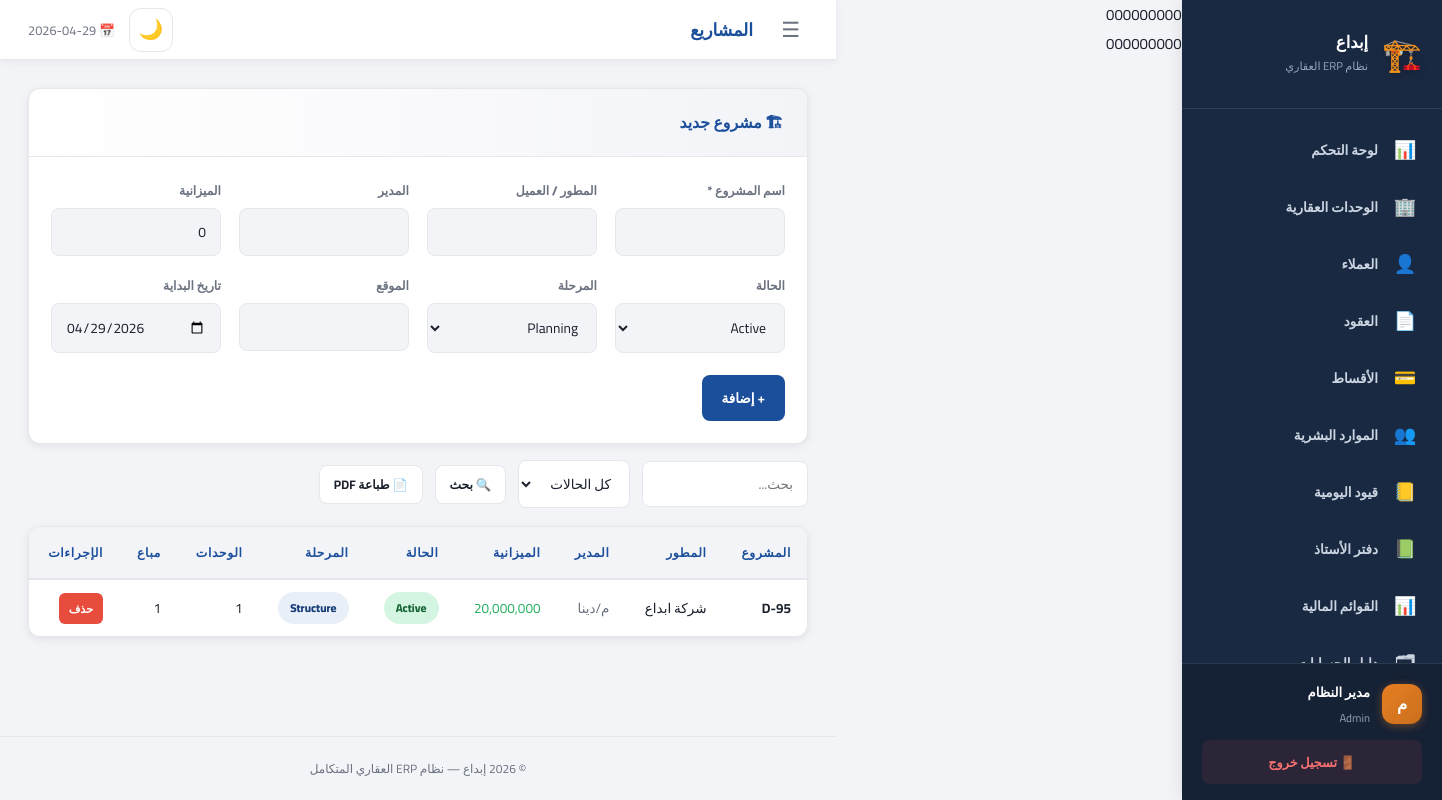
The app's page /engineering (signed in) with its own data.
### tables this page shows
CREATE TABLE projects (
    id INTEGER PRIMARY KEY AUTOINCREMENT,
    name TEXT NOT NULL, client TEXT NOT NULL, manager TEXT NOT NULL,
    budget REAL DEFAULT 0, status TEXT DEFAULT 'Active',
    stage TEXT DEFAULT 'Planning', location TEXT DEFAULT '',
    start_date TEXT, expected_end_date TEXT, notes TEXT DEFAULT ''
);

### app.py (the view)
@app.route("/engineering")
@login_required
def engineering():
    kw     = request.args.get("q","")
    status = request.args.get("status","All")
    q = f"%{kw}%"
    with get_db() as c:
        rows = c.execute("""
            SELECT p.*, COUNT(pr.id) units_count,
                SUM(CASE WHEN pr.status='Sold' THEN 1 ELSE 0 END) sold_count
            FROM projects p
            LEFT JOIN properties pr ON pr.project_id=p.id
            WHERE (p.name LIKE ? OR p.client LIKE ? OR p.location LIKE ?)
            AND (?='All' OR p.status=?)
            GROUP BY p.id ORDER BY p.id DESC
        """, (q,q,q,status,status)).fetchall()
    return render_template("engineering.html", rows=rows, kw=kw, status_filter=status)

### app.py (called while the page is built)
def get_db():
    conn = sqlite3.connect(DB_PATH)
    conn.row_factory = sqlite3.Row
    conn.execute("PRAGMA foreign_keys = ON")
    return conn

def login_required(f):
    @wraps(f)
    def decorated(*args, **kwargs):
        if "user" not in session:
            return redirect(url_for("login"))
        return f(*args, **kwargs)
    return decorated

@app.context_processor
def inject_globals():
    cfg_path = BASE_DIR / "config.json"
    cfg = json.loads(cfg_path.read_text()) if cfg_path.exists() else {"company_name":"إبداع","currency":"ج.م"}
    allowed = ROLE_PAGES.get(session.get("role",""), set())
    return {
        "company_name": cfg.get("company_name","إبداع"),
        "currency":     cfg.get("currency","ج.م"),
        "current_user": session.get("user",""),
        "current_role": session.get("role",""),
        "full_name":    session.get("full_name",""),
        "allowed_pages": allowed,
        "today": date.today().isoformat(),
    }

@app.before_request
def before_request():
    if 'user' in session:
        session.permanent = True

### templates/engineering.html (shortened to what this page needs)
{% extends "base.html" %}
{% block page_title %}المشاريع{% endblock %}
{% block content %}
<div class="card" style="margin-bottom:16px">
  <div class="card-header"><span class="card-title">🏗 مشروع جديد</span></div>
  <form method="POST" action="{{ url_for('add_project') }}">
    <div class="form-grid" style="grid-template-columns:repeat(4,1fr)">
      <div class="form-group"><label>اسم المشروع *</label><input type="text" name="name" required></div>
      <div class="form-group"><label>المطور / العميل</label><input type="text" name="client"></div>
      <div class="form-group"><label>المدير</label><input type="text" name="manager"></div>
      <div class="form-group"><label>الميزانية</label><input type="number" name="budget" step="0.01" value="0"></div>
      <div class="form-group"><label>الحالة</label>
        <select name="status"><option>Active</option><option>On Hold</option><option>Completed</option></select></div>
      <div class="form-group"><label>المرحلة</label>
        <select name="stage">{% for s in ['Planning','Foundation','Structure','Finishing','Handover','Completed'] %}<option>{{ s }}</option>{% endfor %}</select></div>
      <div class="form-group"><label>الموقع</label><input type="text" name="location"></div>
      <div class="form-group"><label>تاريخ البداية</label><input type="date" name="start_date" value="{{ today }}"></div>
    </div>
    <div class="form-footer"><button type="submit" class="btn btn-primary">+ إضافة</button></div>
  </form>
</div>
<div class="toolbar">
  <form method="GET" style="display:contents">
    <input type="text" name="q" value="{{ kw }}" placeholder="بحث...">
    <select name="status"><option value="All">كل الحالات</option>
    </select>
    <button type="submit" class="btn btn-ghost btn-sm">🔍 بحث</button>
    <a href="/engineering/pdf" class="btn btn-ghost btn-sm" target="_blank">📄 طباعة PDF</a>
  </form>
</div>
<div class="card"><div class="table-wrapper"><table>
  <thead><tr><th>المشروع</th><th>المطور</th><th>المدير</th><th>الميزانية</th><th>الحالة</th><th>المرحلة</th><th>الوحدات</th><th>مباع</th><th>الإجراءات</th></tr></thead>
  <tbody>
    {% for r in rows %}
    <tr>
      <td><strong>{{ r.name }}</strong></td><td>{{ r.client }}</td><td class="muted">{{ r.manager }}</td>
      <td class="positive">{{ "{:,.0f}".format(r.budget) }}</td>
      <td><span class="badge {{'badge-success' if r.status=='Active' else 'badge-gray'}}">{{ r.status }}</span></td>
      <td><span class="badge badge-info">{{ r.stage }}</span></td>
      <td>{{ r.units_count }}</td><td>{{ r.sold_count }}</td>
      <td><form method="POST" action="{{ url_for('delete_project',pid=r.id) }}" class="confirm-delete" style="display:inline">
        <button class="btn btn-danger btn-xs">حذف</button></form></td>
    </tr>
    {% else %}<tr><td colspan="9" style="text-align:center;padding:30px;color:var(--text-muted)">لا توجد مشاريع</td></tr>{% endfor %}
  </tbody>
</table></div></div>
{% endblock %}

### static/css/style.css (style rules this page uses)
:root { --primary: #1B4F9B; --primary-dk: #143B75; --primary-lt: #E8EFF9; --accent: #E67E22; --accent-dk: #CA6F1E; --success: #27AE60; --success-lt: #D5F5E3; --warning: #F39C12; --warning-lt: #FEF9E7; --danger: #E74C3C; --danger-lt: #FDEDEC; --sidebar-bg: #1A2942; --sidebar-w: 260px; --topbar-h: 60px; --text: #1A202C; --text-muted: #6B7280; --border: #E5E7EB; --card-bg: #FFFFFF; --bg: #F3F4F8; --radius: 12px; --shadow: 0 2px 8px rgba(0,0,0,.08); --shadow-md: 0 4px 16px rgba(0,0,0,.12); --font: 'Cairo', 'Segoe UI', sans-serif; --transition: all 0.3s ease; }
* { box-sizing: border-box; margin: 0; padding: 0; }
html { font-size: 15px; scroll-behavior: smooth; }
body { font-family: var(--font); background: var(--bg); color: var(--text); display: flex; min-height: 100vh; direction: rtl; transition: var(--transition); }
.card { background: var(--card-bg); border-radius: var(--radius); box-shadow: var(--shadow); border: 1px solid var(--border); overflow: hidden; transition: var(--transition); }
.card-header { display: flex; align-items: center; justify-content: space-between; padding: 18px 24px; border-bottom: 1px solid var(--border); background: linear-gradient(to left, var(--bg), transparent); }
.card-title { font-weight: 900; font-size: 1.05rem; color: var(--primary); display: flex; align-items: center; gap: 8px; }
.form-grid { display: grid; grid-template-columns: repeat(auto-fit, minmax(220px, 1fr)); gap: 18px; padding: 22px; }
.form-group { display: flex; flex-direction: column; gap: 6px; }
.form-group label { font-size: .82rem; font-weight: 800; color: var(--text-muted); }
.form-group input, .form-group select, .form-group textarea { border: 1.5px solid var(--border); border-radius: 8px; padding: 10px 14px; font-family: var(--font); font-size: .92rem; color: var(--text); background: var(--bg); transition: var(--transition); outline: none; }
.form-footer { padding: 0 22px 22px; display: flex; gap: 12px; flex-wrap: wrap; }
.btn { display: inline-flex; align-items: center; justify-content: center; gap: 8px; padding: 10px 20px; border-radius: 8px; border: none; font-family: var(--font); font-weight: 700; font-size: .9rem; cursor: pointer; text-decoration: none; transition: var(--transition); white-space: nowrap; }
.btn-primary { background: var(--primary); color: #FFF; }
.btn-danger { background: var(--danger); color: #FFF; }
.btn-ghost { background: var(--card-bg); color: var(--text); border: 1.5px solid var(--border); }
.btn-sm { padding: 7px 14px; font-size: .82rem; }
.btn-xs { padding: 5px 10px; font-size: .75rem; border-radius: 6px; }
.table-wrapper { overflow-x: auto; padding: 0; }
table { width: 100%; border-collapse: collapse; font-size: .9rem; }
thead th { background: var(--bg); color: var(--primary); font-weight: 800; padding: 14px 16px; text-align: right; border-bottom: 2px solid var(--border); white-space: nowrap; font-size: .82rem; text-transform: uppercase; letter-spacing: .05em; }
tbody tr { border-bottom: 1px solid var(--border); transition: var(--transition); }
tbody tr:last-child { border-bottom: none; }
tbody td { padding: 12px 16px; vertical-align: middle; white-space: nowrap; }
.badge { display: inline-flex; align-items: center; padding: 5px 12px; border-radius: 20px; font-size: .76rem; font-weight: 800; gap: 4px; }
.badge-success { background: var(--success-lt); color: #166534; }
.badge-info { background: var(--primary-lt); color: var(--primary-dk); }
.toolbar { display: flex; align-items: center; gap: 12px; flex-wrap: wrap; margin-bottom: 18px; }
.toolbar input, .toolbar select { border: 1.5px solid var(--border); border-radius: 8px; padding: 9px 14px; font-family: var(--font); font-size: .9rem; background: var(--card-bg); outline: none; transition: var(--transition); color: var(--text); }
.positive { color: var(--success); }
.muted { color: var(--text-muted); }

### records on screen
projects: name "D-95", client "شركة ابداع", manager "م/دينا", budget "20,000,000", status "Active", stage "Structure", units_count "1", sold_count "1"

### other values on screen
{{ company_name }} "إبداع"
{{ icon }} "📊" "🏢" "👤" "📄" "💳" "👥" "📒" "📗" "📊"
{{ label }} "لوحة التحكم" "الوحدات العقارية" "العملاء" "العقود" "الأقساط" "الموارد البشرية" "قيود اليومية" "دفتر الأستاذ" "القوائم المالية"
{{ full_name[0] if full_name else 'م' }} "م"
{{ full_name }} "مدير النظام"
{{ current_role }} "Admin"
form field stage "Planning"
